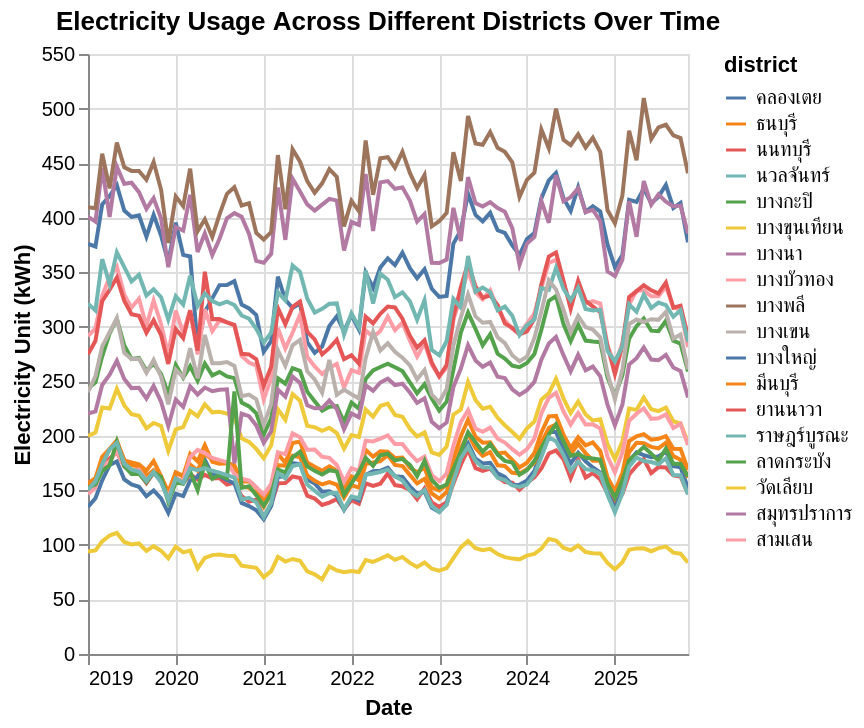

Notebook cell for this chart:
### Markdown cell above
## Electricity Usage Across Different Districts Over Time

### Code cell
import altair as alt

# Create Electricity Usage Across Different Districts Over Time Chart
chart = alt.Chart(df_long).mark_line().encode(
    x=alt.X('data_date', title='Date'),
    y=alt.Y('electricity_unit', title='Electricity Unit (kWh)'),
    color='district',
    tooltip=['data_date', 'district', 'electricity_unit']
).properties(
    title='Electricity Usage Across Different Districts Over Time'
).interactive()

chart.display()

### Figure 1 — Vega-Lite specification as saved in the notebook (floating-point values rounded to 4 significant figures; data arrays with more than 128 entries replaced by an {"elided": "..."} marker saying what was removed)
{"config": {"view": {"continuousWidth": 300, "continuousHeight": 300}}, "data": {"name": "data-2d9d3f3bd2840d416653ad265525c257"}, "mark": {"type": "line"}, "encoding": {"color": {"field": "district", "type": "nominal"}, "tooltip": [{"field": "data_date", "type": "temporal"}, {"field": "district", "type": "nominal"}, {"field": "electricity_unit", "type": "quantitative"}], "x": {"field": "data_date", "title": "Date", "type": "temporal"}, "y": {"field": "electricity_unit", "title": "Electricity Unit (kWh)", "type": "quantitative"}}, "params": [{"name": "param_1", "select": {"type": "interval", "encodings": ["x", "y"]}, "bind": "scales"}], "title": "Electricity Usage Across Different Districts Over Time", "$schema": "https://vega.github.io/schema/vega-lite/v5.20.1.json", "datasets": {"data-2d9d3f3bd2840d416653ad265525c257": {"elided": "1494 records"}}}
